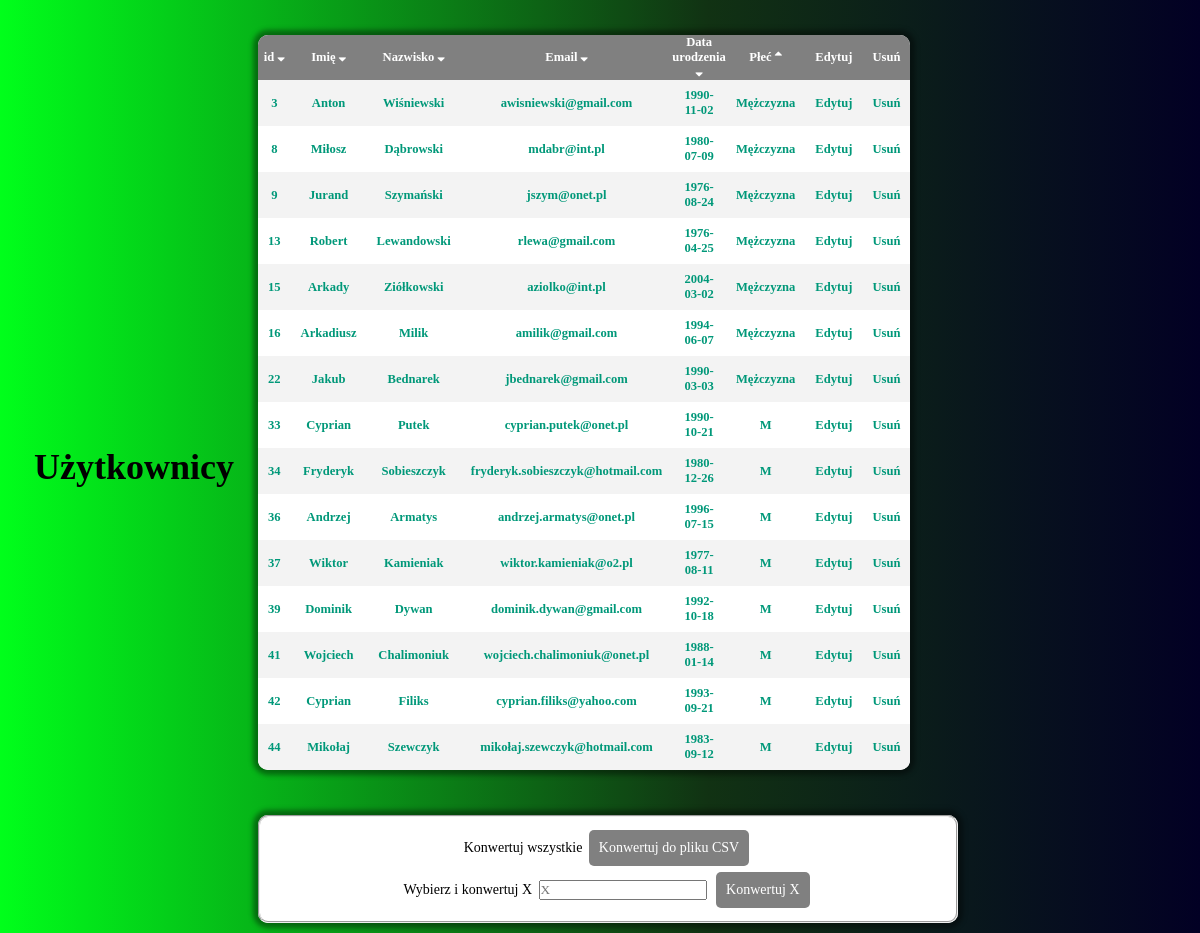
The page /formularz-main/sortBySex.php on the database its author committed.
### tables this page shows
CREATE TABLE `tbl_users` (
  `id` int(11) NOT NULL,
  `fldEmail` varchar(255) NOT NULL,
  `fldPhone` varchar(11) NOT NULL,
  `fldFirstName` varchar(60) NOT NULL,
  `fldLastName` varchar(60) NOT NULL,
  `fldPassword` varchar(60) NOT NULL,
  `fldBirthDate` date NOT NULL,
  `fldBirthPlace` varchar(60) NOT NULL,
  `fldWeight` int(3) NOT NULL,
  `fldHeight` int(3) NOT NULL,
  `fldSex` varchar(15) NOT NULL
);

### formularz-main/sortBySex.php (the view, shortened to what this page needs)
<!DOCTYPE html>
<html>
  <head>
    <link rel="stylesheet" media="screen" href="style21.php" />
    <link rel="stylesheet" href="https://cdnjs.cloudflare.com/ajax/libs/font-awesome/4.7.0/css/font-awesome.min.css">
  </head>
  <body>
    <header>
      <section class="header">
        <a href="history.php"><h1>Użytkownicy</h1></a>
      </section>
    </header>
    <main>
      <section class="container">
      <div class="history">
        <?php
          require_once "connect.php";
          try {
            $con = new mysqli($HOSTNAME, $USERNAME, $PASSWORD, $DATABASE);
            if($con->connect_errno != 0) {
              throw new Exception(mysqli_connect_errno());
              } else {
                $sql1 = "SELECT id, fldFirstName, fldLastName, fldEmail, fldBirthDate, fldSex FROM tbl_users ORDER BY fldSex DESC LIMIT 15";
                $result = $con->query($sql1);
                if ($result->num_rows > 0) {
                  echo "<table class='mainTable'>";
                  echo "<tbody>
                  <tr>
                  <th style='padding: 2px; width: 8%;'><a href='sortByIdAsc.php'>id <i class='fa fa-sort-down'></i></th>
                  <th style='width: 16%;'><a href='sortByFirstNameAsc.php'>Imię <i class='fa fa-sort-down'></i></a></th>
                  <th style='width: 25%;'><a href='sortbyLastNameAsc.php'>Nazwisko <i class='fa fa-sort-down'></i></a></th>
                  <th><a href='sortByEmailAsc.php'>Email <i class='fa fa-sort-down'></i></a></th>
                  <th style='width: 13%;'><a href='sortByBirthDate.php'>Data urodzenia <i class='fa fa-sort-down'></i></a></th>
                  <th><a href='sortBySexAsc.php'>Płeć <i class='fa fa-sort-up'></i></a></th>
                  <th>Edytuj</th>
                  <th>Usuń</th>
                  </tr>";
                  while ($row = $result->fetch_assoc()) {
                    echo "<tr class='active-row'>";
                    echo "<td id='ids'>" . $row["id"] . "</td>";
                    echo "<td id='firstFldName'>" . $row["fldFirstName"] . "</td>";
                    echo "<td>" . $row["fldLastName"] . "</td>";
                    echo "<td>" . $row["fldEmail"] . "</td>";
                    echo "<td>" . $row["fldBirthDate"] . "</td>";
                    echo "<td>" . $row["fldSex"] . "</td>";
                    echo "<td class='blue'>" . "<a class='btnEdit' href='edit.php?id=$row[id]'>Edytuj" ."</td>";
                    echo "<td class='red'>" . "<a class='btnDelete' href='delete.php?id=$row[id]'>Usuń" . "</td>";
                    echo "</tr>";
                    }
                    echo "</tbody></table>";
                  } else {
                      echo "Brak wyników";
                      }
                      }
                      } catch(Exception $e) {
            echo 'Error occured!';
            }
            ?>
      </div>
    </section>
    <section id="button">
    </section>
  <form method="post">
    <fieldset>
      <label for="csvAll">Konwertuj wszystkie</label>
        <input type="submit" id="csvAll" name="csvAll" value="Konwertuj do pliku CSV"><br>
      <label>Wybierz i konwertuj X</label>
        <input type="text" name="chooseX" id="chooseX" placeholder="X">
        <input type="submit" id="csvX" name="csvX" value="Konwertuj X">
    </fieldset>
  </form>
    </main>
  </body>
</html>

### rows shown on the page
tbl_users: id "3", fldFirstName "Anton", fldLastName "Wiśniewski", fldEmail "awisniewski@gmail.com", fldBirthDate "1990-11-02", fldSex "Mężczyzna"
tbl_users: id "8", fldFirstName "Miłosz", fldLastName "Dąbrowski", fldEmail "mdabr@int.pl", fldBirthDate "1980-07-09", fldSex "Mężczyzna"
tbl_users: id "9", fldFirstName "Jurand", fldLastName "Szymański", fldEmail "jszym@onet.pl", fldBirthDate "1976-08-24", fldSex "Mężczyzna"
tbl_users: id "13", fldFirstName "Robert", fldLastName "Lewandowski", fldEmail "rlewa@gmail.com", fldBirthDate "1976-04-25", fldSex "Mężczyzna"
tbl_users: id "15", fldFirstName "Arkady", fldLastName "Ziółkowski", fldEmail "aziolko@int.pl", fldBirthDate "2004-03-02", fldSex "Mężczyzna"
tbl_users: id "16", fldFirstName "Arkadiusz", fldLastName "Milik", fldEmail "amilik@gmail.com", fldBirthDate "1994-06-07", fldSex "Mężczyzna"
tbl_users: id "22", fldFirstName "Jakub", fldLastName "Bednarek", fldEmail "jbednarek@gmail.com", fldBirthDate "1990-03-03", fldSex "Mężczyzna"
tbl_users: id "33", fldFirstName "Cyprian", fldLastName "Putek", fldEmail "cyprian.putek@onet.pl", fldBirthDate "1990-10-21", fldSex "M"
tbl_users: id "34", fldFirstName "Fryderyk", fldLastName "Sobieszczyk", fldEmail "fryderyk.sobieszczyk@hotmail.com", fldBirthDate "1980-12-26", fldSex "M"
tbl_users: id "36", fldFirstName "Andrzej", fldLastName "Armatys", fldEmail "andrzej.armatys@onet.pl", fldBirthDate "1996-07-15", fldSex "M"
tbl_users: id "37", fldFirstName "Wiktor", fldLastName "Kamieniak", fldEmail "wiktor.kamieniak@o2.pl", fldBirthDate "1977-08-11", fldSex "M"
tbl_users: id "39", fldFirstName "Dominik", fldLastName "Dywan", fldEmail "dominik.dywan@gmail.com", fldBirthDate "1992-10-18", fldSex "M"
tbl_users: id "41", fldFirstName "Wojciech", fldLastName "Chalimoniuk", fldEmail "wojciech.chalimoniuk@onet.pl", fldBirthDate "1988-01-14", fldSex "M"
tbl_users: id "42", fldFirstName "Cyprian", fldLastName "Filiks", fldEmail "cyprian.filiks@yahoo.com", fldBirthDate "1993-09-21", fldSex "M"
tbl_users: id "44", fldFirstName "Mikołaj", fldLastName "Szewczyk", fldEmail "mikołaj.szewczyk@hotmail.com", fldBirthDate "1983-09-12", fldSex "M"
